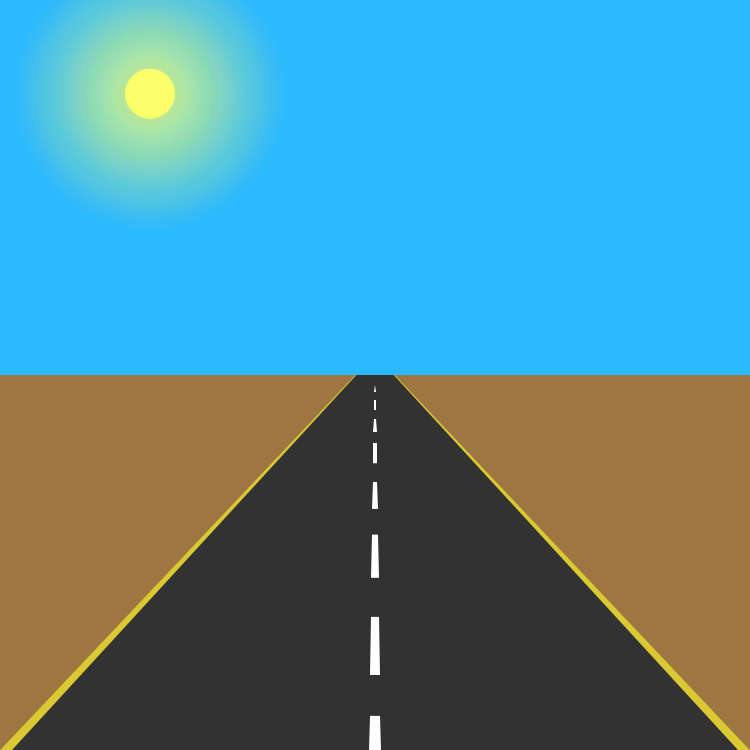
Frame 1 (no input)
Frame 60 (the mouse pressed at the canvas centre just before this capture): identical to frame 1, image omitted
Frame 120 (the mouse held since frame 60 and released just before this capture): identical to frame 1, image omitted

The Processing sketch that drew this single still picture (run headless with seeded random() and noise(); from frame 60 on, the mouse is pressed at the canvas centre):

// Processing sketch: processing_51575
// ── processing_51575.pde

/* Assignment #2
 * Name: Justin Wei
 * E-mail: jwei@haverford.edu
 * Course: CS 110 - Section #2
 * Submitted: 2/7/12
 
 * I used primitives (a mix of rectangles and quadrilaterals) to create the background 
 image of a road leading into the horizon. I created a sun with an ellipse, and used
 an illiteration to create a glowing effect around it. I used 2 separate functions to
 create drawings of superman and a chicken, which vary in size based on the position
 of the pointer when the mouse is clicked. I thought it would be funny to have a chicken
 crossing the road. I added in superman due to my love of superheroes!*/

//horizon's y-coordinate
float horizony;

void setup() {
  size(750, 750);
  background(158, 118, 66);
  horizony=height/2;

  //sky in the background
  noStroke();
  rectMode(CORNER);
  fill(43, 185, 255);
  rect(0, 0, width, horizony);

  //sun
  if (mouseX < width/2) {
    fill(251, 255, 105);
    ellipseMode(CENTER);
    ellipse(width/5, horizony/4, width/15, width/15); 

    //glow/radiance around the sun
    float i=1;
    while (true) {
      fill(251, 255, 105, 16-i);
      ellipse(width/5, horizony/4, i*width/30, i*width/30);
      i = i+0.3;
      if (i>11) break;
    }
  }

  //roadway
  noStroke();
  fill(50);
  quad(2.1*width/4, horizony, width, height, 0, height, 1.9*width/4, horizony);

  //yellow lines marking road's borders
  fill(218, 201, 50);
  smooth();
  quad(2.1*width/4+width/750, horizony, width, height, width-width/60, height, 2.1*width/4, horizony); 
  quad(1.9*width/4, horizony, width/60, height, 0, height, 1.9*width/4-width/750, horizony);

  //lane divider in the middle of the road
  smooth();
  fill(255);
  quad(width/2+width/1500, horizony, width/2+width/1000, horizony+height/150, width/2-width/1000, horizony+height/150, width/2-width/1500, horizony);
  quad(width/2+width/938, horizony+height/75, width/2+width/750, horizony+height/42, width/2-width/750, horizony+height/42, width/2-width/938, horizony+height/75);
  quad(width/2+width/682, horizony+height/30, width/2+width/500, horizony+height/21, width/2-width/500, horizony+height/21, width/2-width/682, horizony+height/30);
  quad(width/2+width/469, horizony+height/17, width/2+width/375, horizony+height/13, width/2-width/375, horizony+height/13, width/2-width/469, horizony+height/17);
  quad(width/2+width/341, horizony+height/11, width/2+width/288, horizony+height/8.5, width/2-width/288, horizony+height/8.5, width/2-width/341, horizony+height/11);
  quad(width/2+width/268, horizony+height/7, width/2+width/221, horizony+height/5.6, width/2-width/221, horizony+height/5.6, width/2-width/268, horizony+height/7);
  quad(width/2+width/208, horizony+height/4.7, width/2+width/170, horizony+height/3.7, width/2-width/170, horizony+height/3.7, width/2-width/208, horizony+height/4.7);
  quad(width/2+width/163, horizony+height/3.1, width/2+width/136, horizony+height/2.5, width/2-width/136, horizony+height/2.5, width/2-width/163, horizony+height/3.1);
  quad(width/2+width/129, horizony+height/2.2, width/2+width/114, height, width/2-width/114, height, width/2-width/129, horizony+height/2.2);
}

void draw() {
}



//function that draws chickens
void drawchicken (float x, float y) {
  float  dfh = mouseY-horizony; //dfh is the distance from the horizon line
  
  //chicken's body
  fill(255);
  ellipseMode(CENTER);
  stroke(0);
  strokeWeight(dfh/100);
  smooth();
  ellipse(mouseX, mouseY, dfh/6, dfh/4);

//chicken feet
  fill(226, 206, 21);
  strokeWeight(dfh/120);
  ellipse(mouseX+dfh/40, mouseY+dfh/9, dfh/25, dfh/25);
  ellipse(mouseX-dfh/40, mouseY+dfh/9, dfh/25, dfh/25);
  
//chicken eyes
  fill(0);
  strokeWeight(dfh/250);
  ellipse(mouseX+dfh/75, mouseY-dfh/20, dfh/250, dfh/70);
  ellipse(mouseX-dfh/75, mouseY-dfh/20, dfh/250, dfh/70);

//beak
  fill(226, 206, 21);
  strokeWeight(dfh/250);
  triangle(mouseX+dfh/80,mouseY-dfh/90, mouseX-dfh/80,mouseY-dfh/90, mouseX,mouseY+dfh/40);

//chicken crown
  fill(255, 0, 0);
  arc(mouseX-dfh/65,mouseY-dfh/8, dfh/45,dfh/30, PI,2*PI);
  arc(mouseX+dfh/65,mouseY-dfh/8, dfh/45,dfh/30, PI,2*PI);
  arc(mouseX,mouseY-dfh/8, dfh/38,dfh/24, PI,2*PI);
  
//chicken wings
  fill(255);
  strokeWeight(dfh/100);
  arc(mouseX+dfh/14.5,mouseY, dfh/35,dfh/9, -0.8,3.1);
  arc(mouseX-dfh/14.5,mouseY, dfh/35,dfh/9, 0.05,3.9);
  
}

//function that draws superman
void drawsuperman (float sx, float sy) {
  float  dfh = horizony-mouseY; //dfh is the distance from the horizon line
  
  //superman's cape
  fill(0, 0, 255);
  noStroke();
  strokeWeight(dfh/200);
  triangle(mouseX,mouseY, mouseX+dfh/15,mouseY+dfh/6, mouseX-dfh/15,mouseY+dfh/6);
  
  //superman's head
  fill(255, 204, 153);
  stroke(0);
  ellipseMode(CENTER);
  ellipse(mouseX,mouseY, dfh/20,dfh/20);
  
  //superman's body
  fill(0, 0, 255);
  stroke(255,0,0);
  strokeWeight(dfh/100);
  triangle(mouseX-dfh/18,mouseY+dfh/32, mouseX+dfh/18,mouseY+dfh/32, mouseX,mouseY+dfh/7);
  
  //superman's limbs
  fill(0, 0, 255);
  strokeCap(SQUARE);
  stroke(0, 0, 255);
  strokeWeight(dfh/100);
  line(mouseX-dfh/18,mouseY+dfh/32, mouseX-dfh/13,mouseY-dfh/18);
  line(mouseX+dfh/18,mouseY+dfh/32, mouseX+dfh/13,mouseY-dfh/18);
  line(mouseX,mouseY+dfh/7, mouseX-dfh/38,mouseY+dfh/3.5);
  line(mouseX,mouseY+dfh/7, mouseX+dfh/38,mouseY+dfh/3.5);
}


void mousePressed() {
  if (mouseY<horizony) {
    //allows you to create supermen when you click the mouse
    drawsuperman (mouseX, mouseY); 
  }
   
  else { 
    //allows you to create chickens when you click the mouse
    drawchicken (mouseX, mouseY);
  }
    
}
